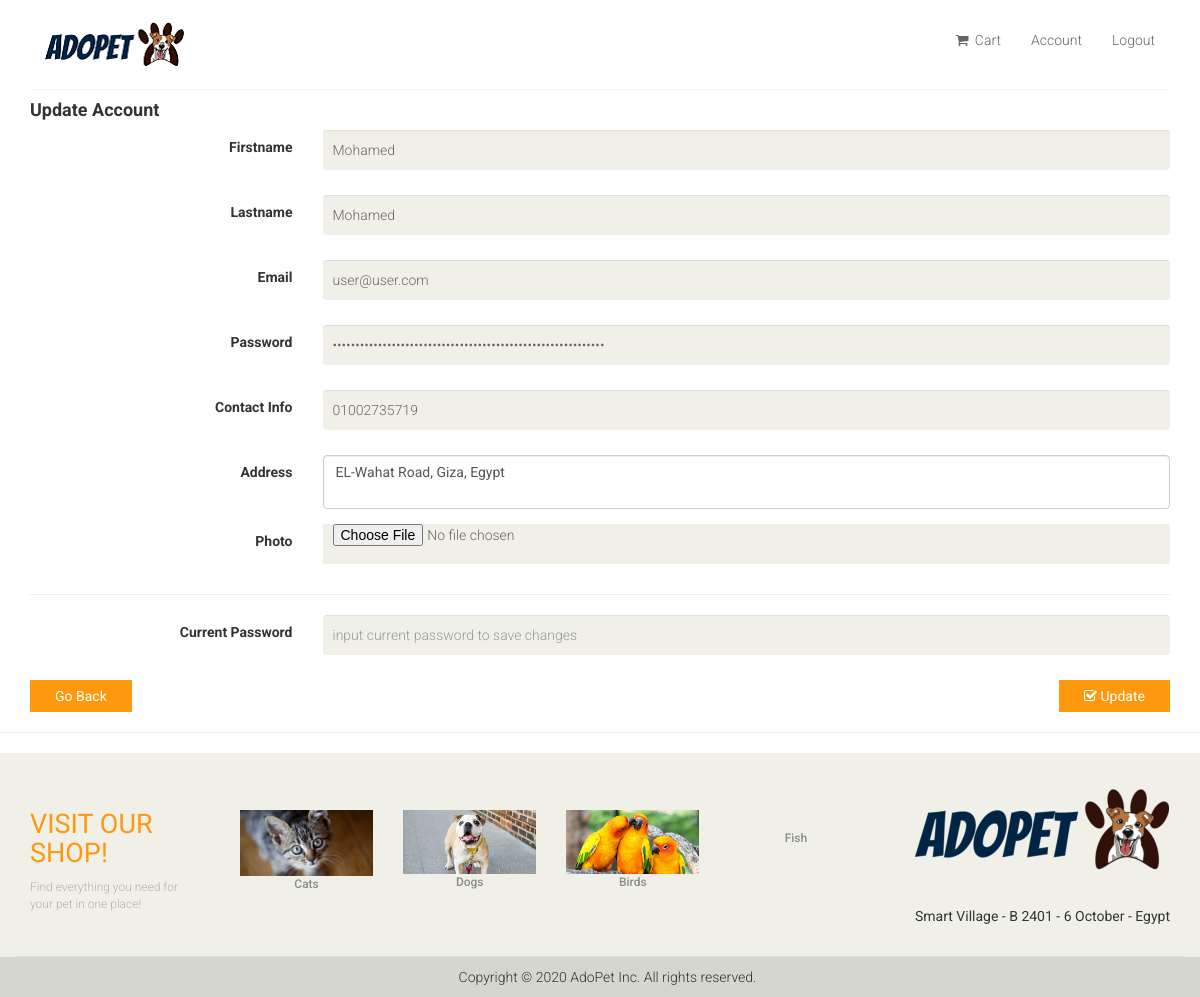
/profile_modal.php (signed in), run on an earlier commit of the app's database.
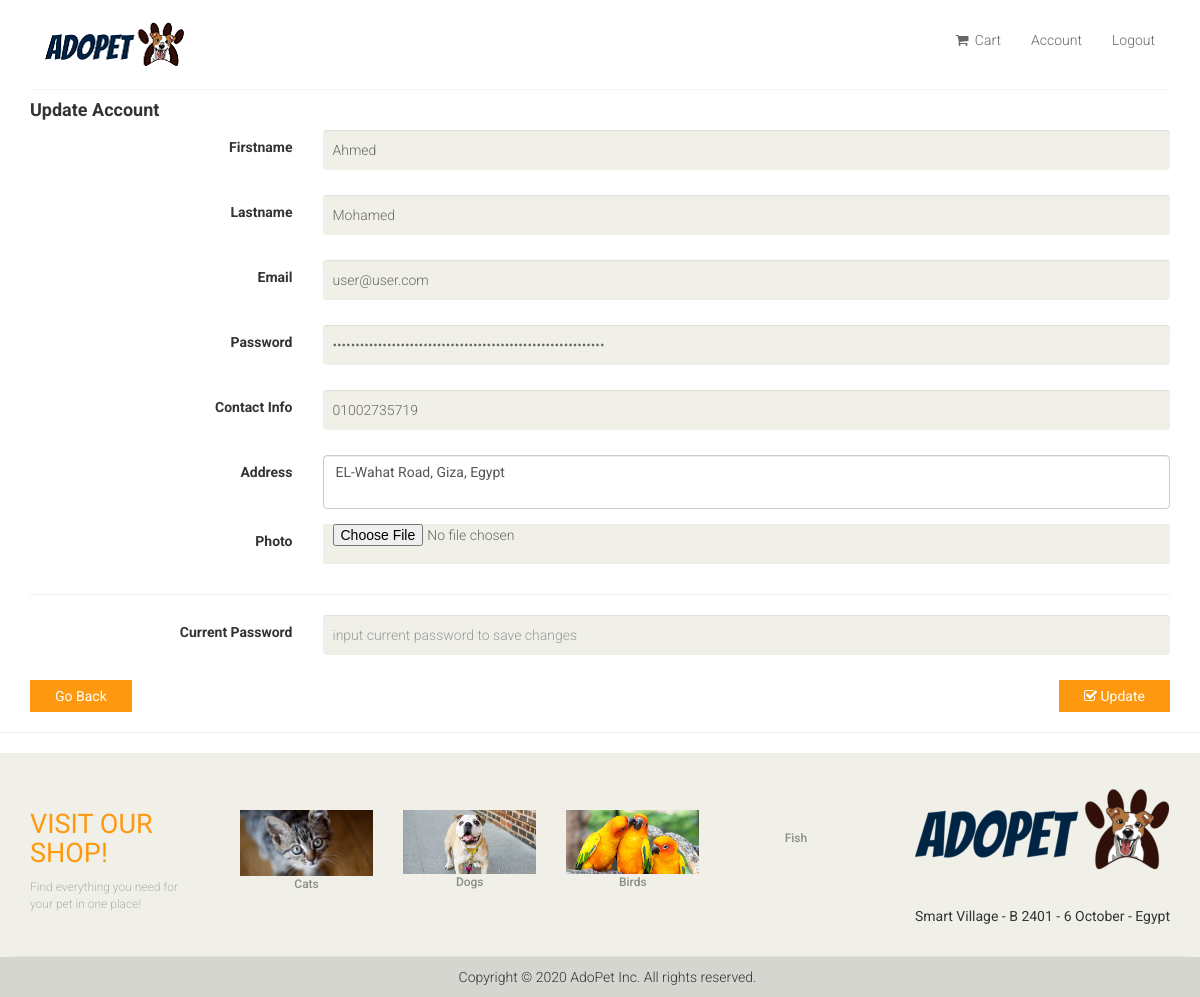
And on a later commit of the database.
### tables this page shows
CREATE TABLE IF NOT EXISTS `users` (
  `id` int(11) NOT NULL AUTO_INCREMENT,
  `email` varchar(200) NOT NULL,
  `password` varchar(60) NOT NULL,
  `type` int(1) NOT NULL DEFAULT '0',
  `firstname` varchar(50) NOT NULL,
  `lastname` varchar(50) NOT NULL,
  `address` text,
  `contact_info` varchar(100) DEFAULT NULL,
  `photo` varchar(200) DEFAULT NULL,
  `created_on` date NOT NULL,
  PRIMARY KEY (`id`)
);

### includes/session.php (called while the page is built, shortened)
<?php
	include 'includes/conn.php';
	if(isset($_SESSION['user'])){
		$conn = $pdo->open();
		try{
			$stmt = $conn->prepare("SELECT * FROM users WHERE id=:id");
			$stmt->execute(['id'=>$_SESSION['user']]);
			$user = $stmt->fetch();
		}
		catch(PDOException $e){
			echo "There is some problem in connection: " . $e->getMessage();
		}
	}
?>

### profile_modal.php (the view, shortened to what this page needs)
<?php include 'includes/session.php'; ?>
<?php include 'includes/header.php'; ?>
<body>
<div class="wrapper">
<div class="header-middle">
			<div class="container">
				<div class="row">
					<div class="col-md-4 clearfix">
						<div class="logo pull-left">
							<a href="index.php"><img src="images/logo.png" alt="Adopet" /></a>
						</div>
					</div>
					<div class="col-md-8 clearfix">
						<div class="shop-menu clearfix pull-right">
							<ul class="nav navbar-nav">
								<?php
            if(isset($_SESSION['user'])){
			  echo "
			  <li><a href='./cart_view.php'><i class='fa fa-shopping-cart'></i> Cart</a></li>
			  <li><a href='./profile.php'>Account</a></li>
			  <li><a href='logout.php'>Logout</a></li>
			";
            }
            else{
              echo "
                <li><a href='login.php'>Login</a></li>
                <li><a href='signup.php'>SignUp</a></li>
              ";
            }
          ?>
							</ul>
						</div>
					</div>
				</div>
			</div>
		</div>
<div class="content-wrapper">
<div class="container">
<div class="signup-form" id="edit">
              <h4 class="title"><b>Update Account</b></h4>
              <form class="form-horizontal" method="POST" action="profile_edit.php" enctype="multipart/form-data">
                <div class="form-group">
                    <label for="firstname" class="col-sm-3 control-label">Firstname</label>
                    <div class="col-sm-9">
                      <input type="text" class="form-control" id="firstname" name="firstname" value="<?php echo $user['firstname']; ?>">
                    </div>
                </div>
                <div class="form-group">
                    <label for="lastname" class="col-sm-3 control-label">Lastname</label>
                    <div class="col-sm-9">
                      <input type="text" class="form-control" id="lastname" name="lastname" value="<?php echo $user['lastname']; ?>">
                    </div>
                </div>
                <div class="form-group">
                    <label for="email" class="col-sm-3 control-label">Email</label>
                    <div class="col-sm-9">
                      <input type="text" class="form-control" id="email" name="email" value="<?php echo $user['email']; ?>">
                    </div>
                </div>
                <div class="form-group">
                    <label for="password" class="col-sm-3 control-label">Password</label>
                    <div class="col-sm-9">
                      <input type="password" class="form-control" id="password" name="password" value="<?php echo $user['password']; ?>">
                    </div>
                </div>
                <div class="form-group">
                    <label for="contact" class="col-sm-3 control-label">Contact Info</label>
                    <div class="col-sm-9">
                      <input type="text" class="form-control" id="contact" name="contact" value="<?php echo $user['contact_info']; ?>">
                    </div>
                </div>
                <div class="form-group">
                    <label for="address" class="col-sm-3 control-label">Address</label>
                    <div class="col-sm-9">
                      <textarea class="form-control" id="address" name="address"><?php echo $user['address']; ?></textarea>
                    </div>
                </div>
                <div class="form-group">
                    <label for="photo" class="col-sm-3 control-label">Photo</label>
                    <div class="col-sm-9">
                      <input type="file" id="photo" name="photo">
                    </div>
                </div>
                <hr>
                <div class="form-group">
                    <label for="curr_password" class="col-sm-3 control-label">Current Password</label>
                    <div class="col-sm-9">
                      <input type="password" class="form-control" id="curr_password" name="curr_password" placeholder="input current password to save changes" required>
                    </div>
                </div>
              <button  onclick="history.back()" type="button" class="btn btn-default btn-flat pull-left" ><i class="fa fa-close"></i>Go Back</button>
              <button type="submit" class="btn btn-success btn-flat pull-right" name="edit"><i class="fa fa-check-square-o"></i> Update</button>
              </form>
            </div>
        </div>
    </div>
<hr>
<?php include 'includes/footer.php'; ?>
</div>
</body>
</html>

What changed in the data, as far as the page shows it:
changed users "Mohamed": firstname "Mohamed" → "Ahmed"
